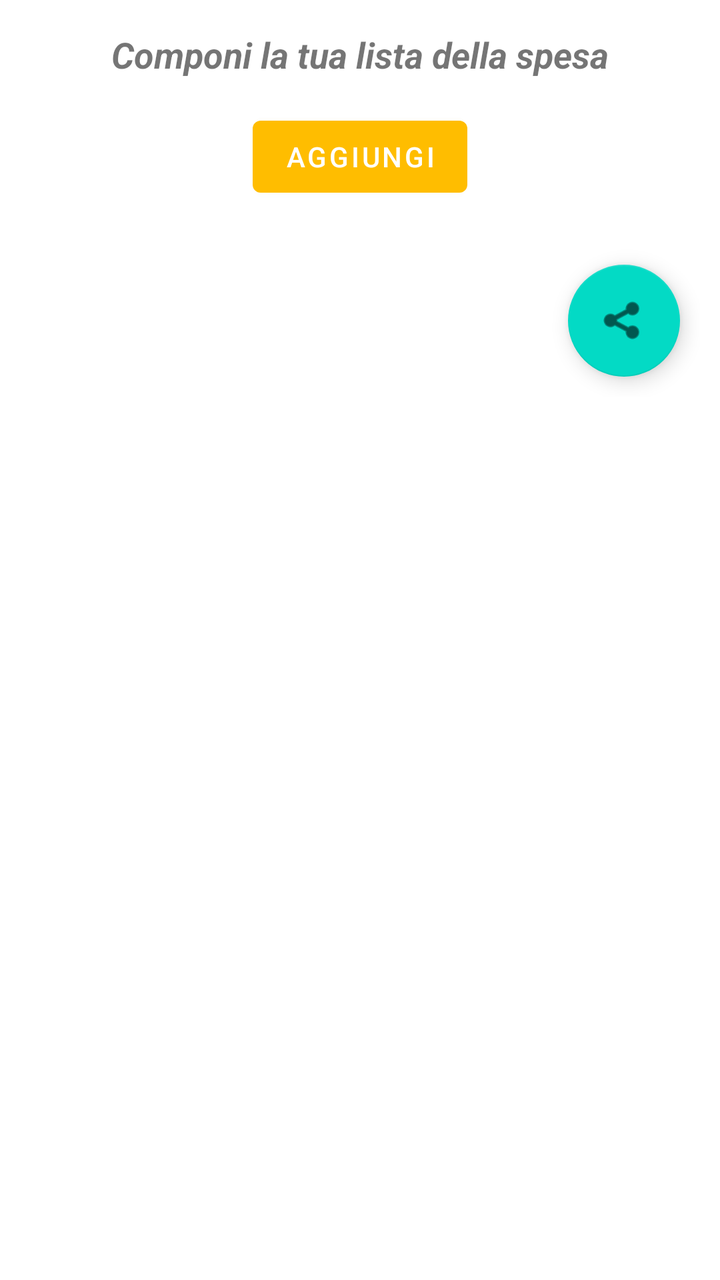
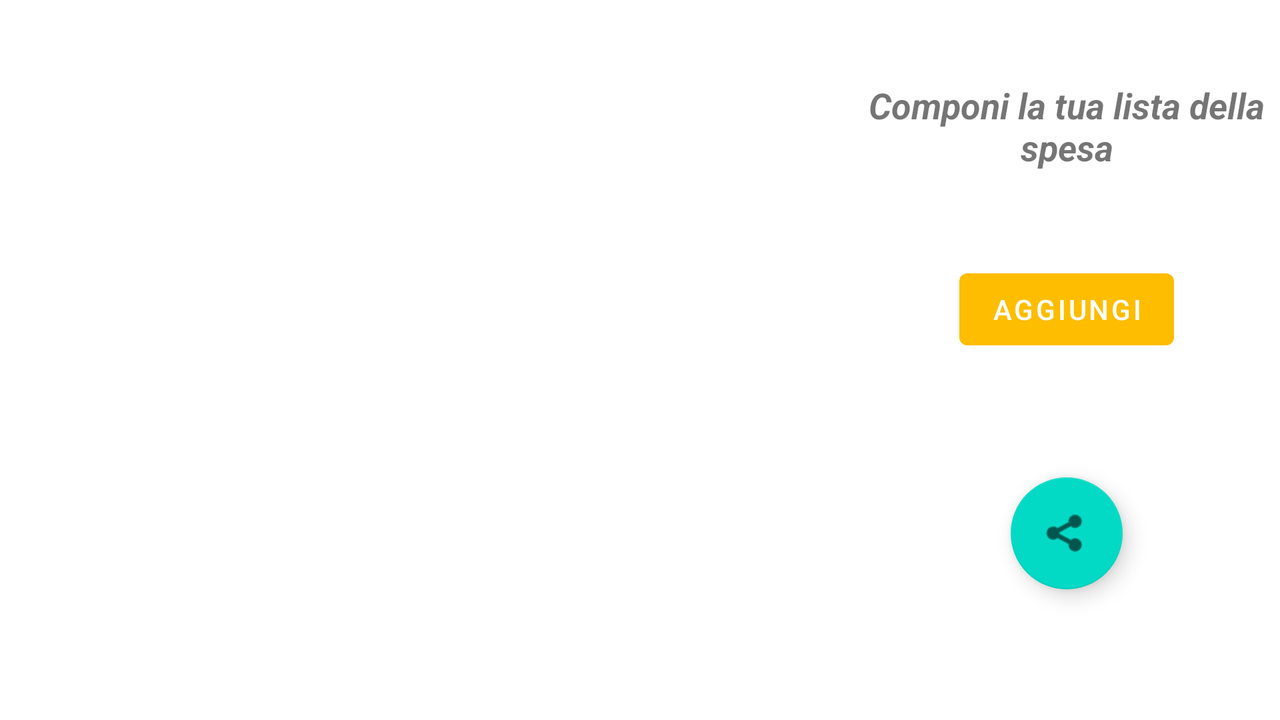

Two renders of one Android screen. The first uses the default layout on a phone; the second uses the alternative layout the repository ships for a different screen configuration, on a matching device. The two XML files are below.
<!-- AndroidManifest.xml: application theme Theme.CookingApp -->
<!-- res/layout/fragment_shoplist.xml -->
<?xml version="1.0" encoding="utf-8"?>
<ScrollView xmlns:android="http://schemas.android.com/apk/res/android"
    xmlns:app="http://schemas.android.com/apk/res-auto"
    xmlns:tools="http://schemas.android.com/tools"
    android:layout_width="match_parent"
    android:layout_height="match_parent">

    <LinearLayout
        android:id="@+id/parent_lineal_layout"
        android:layout_width="match_parent"
        android:layout_height="wrap_content"
        android:orientation="vertical"
        android:padding="10dp"
        android:weightSum="100"
        tools:context=".ui.shoplist.ShoplistFragment">


        <TextView
            android:id="@+id/textView"
            android:layout_width="wrap_content"
            android:layout_height="wrap_content"
            android:layout_gravity="center_horizontal"
            android:layout_marginTop="5dp"
            android:layout_marginBottom="15dp"
            android:foregroundGravity="center"
            android:gravity="center"
            android:text="@string/add_shoplist_title"
            android:textSize="18sp"
            android:textStyle="bold|italic" />

        <Button
            android:id="@+id/btn_shoplist_add"
            android:layout_width="wrap_content"
            android:layout_height="wrap_content"
            android:layout_gravity="center_horizontal"
            android:text="@string/shoplist_plus" />

        <com.google.android.material.floatingactionbutton.FloatingActionButton
            android:id="@+id/shoplist_fab_share"
            android:layout_width="match_parent"
            android:layout_height="wrap_content"
            android:layout_gravity="end"
            android:layout_marginStart="10dp"
            android:layout_marginLeft="10dp"
            android:layout_marginTop="30dp"
            android:layout_marginEnd="10dp"
            android:layout_marginRight="10dp"
            android:layout_marginBottom="10dp"
            android:layout_weight="1"
            android:clickable="true"
            android:contentDescription="@string/shoplist_fab_share_alt"
            android:focusable="true"
            android:src="@android:drawable/ic_menu_share" />

    </LinearLayout>
</ScrollView>
<!-- resources referenced by this layout -->
<resources>
  <string name="add_shoplist_title">Componi la tua lista della spesa</string>
  <string name="shoplist_fab_share_alt">Condividi</string>
  <string name="shoplist_plus">Aggiungi</string>
  <style name="Theme.CookingApp" parent="Theme.MaterialComponents.DayNight.NoActionBar">
          
          <item name="colorPrimary">@color/giallo</item>
          <item name="colorPrimaryVariant">@color/giallo_barra</item>
          <item name="colorOnPrimary">@color/white</item>
          
          <item name="colorSecondary">@color/teal_200</item>
          <item name="colorSecondaryVariant">@color/teal_700</item>
          <item name="colorOnSecondary">@color/black</item>
          
          <item name="android:statusBarColor" tools:targetApi="l">?attr/colorPrimaryVariant</item>
          
      </style>
  <color name="giallo">#FFBD00</color>
  <color name="giallo_barra">#F0B200</color>
  <color name="white">#FFFFFFFF</color>
  <color name="teal_200">#FF03DAC5</color>
  <color name="teal_700">#FF018786</color>
  <color name="black">#FF000000</color>
</resources>
<!-- res/layout-land/fragment_shoplist.xml (the repository's variant of the layout above) -->
<!-- drawn on the phone turned sideways -->
<?xml version="1.0" encoding="utf-8"?>
<LinearLayout xmlns:android="http://schemas.android.com/apk/res/android"
    xmlns:app="http://schemas.android.com/apk/res-auto"
    android:layout_width="match_parent"
    android:layout_height="match_parent"
    android:baselineAligned="false"
    android:orientation="horizontal">

    <ScrollView
        android:layout_width="match_parent"
        android:layout_height="match_parent"
        android:layout_weight="0.5">

        <LinearLayout
            android:id="@+id/parent_lineal_layout"
            android:layout_width="match_parent"
            android:layout_height="wrap_content"
            android:orientation="vertical" />
    </ScrollView>

    <LinearLayout
        android:layout_width="match_parent"
        android:layout_height="match_parent"
        android:layout_weight="1"
        android:gravity="center"
        android:orientation="vertical">

        <TextView
            android:id="@+id/textView"
            android:layout_width="wrap_content"
            android:layout_height="wrap_content"
            android:layout_gravity="center_horizontal"
            android:layout_marginTop="5dp"
            android:layout_marginBottom="15dp"
            android:foregroundGravity="center"
            android:gravity="center"
            android:text="@string/add_shoplist_title"
            android:textSize="18sp"
            android:textStyle="bold|italic" />

        <Button
            android:id="@+id/btn_shoplist_add"
            android:layout_width="wrap_content"
            android:layout_height="wrap_content"
            android:layout_gravity="center_horizontal"
            android:layout_margin="30dp"
            android:text="@string/shoplist_plus" />

        <com.google.android.material.floatingactionbutton.FloatingActionButton
            android:id="@+id/shoplist_fab_share"
            android:layout_width="wrap_content"
            android:layout_height="wrap_content"
            android:layout_gravity="center"
            android:layout_margin="30dp"
            android:clickable="true"
            android:contentDescription="@string/shoplist_fab_share_alt"
            android:focusable="true"
            android:onClick="getShoplistItems"
            android:src="@android:drawable/ic_menu_share" />
    </LinearLayout>
</LinearLayout>
